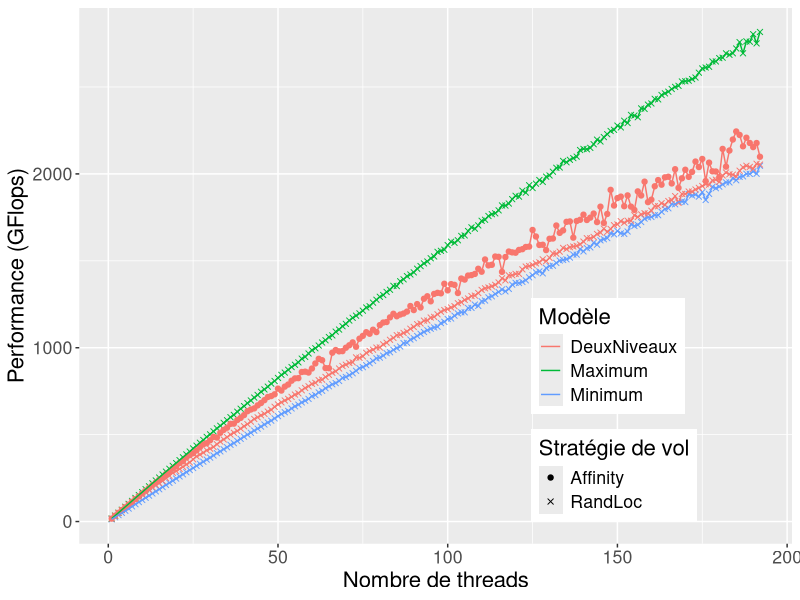
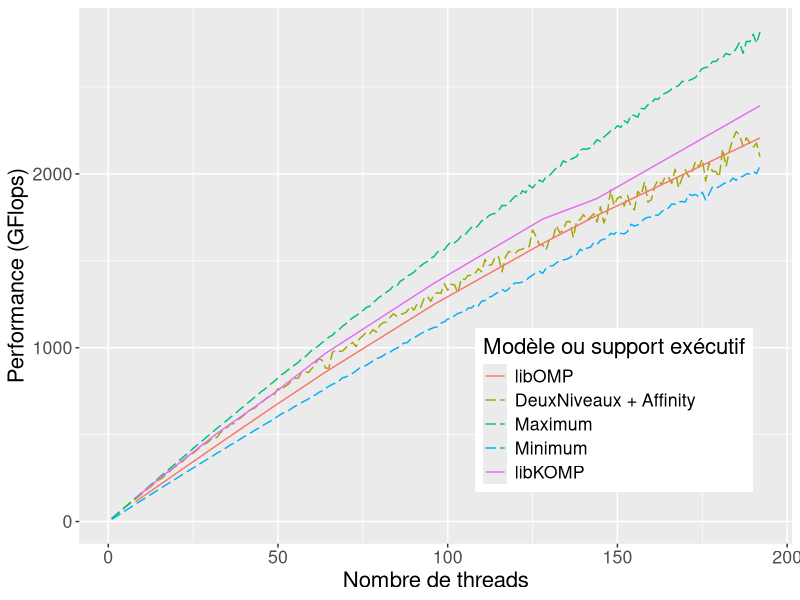
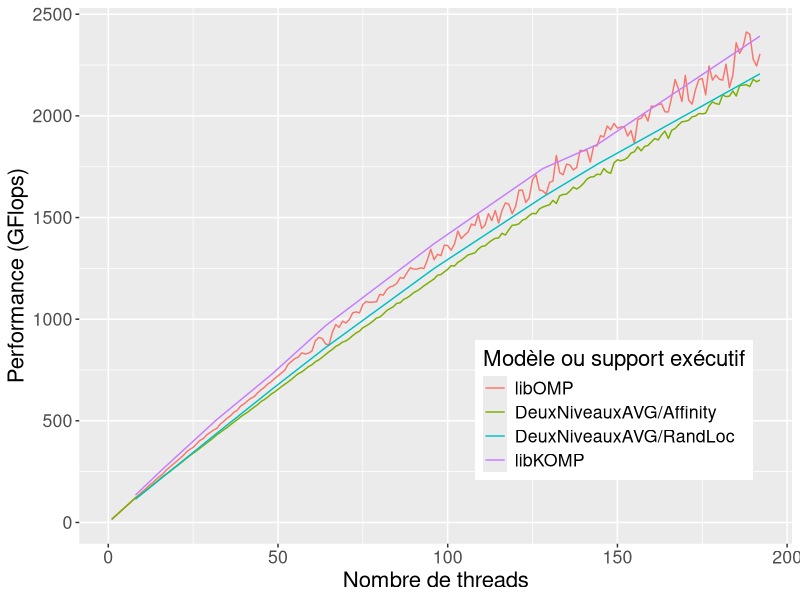
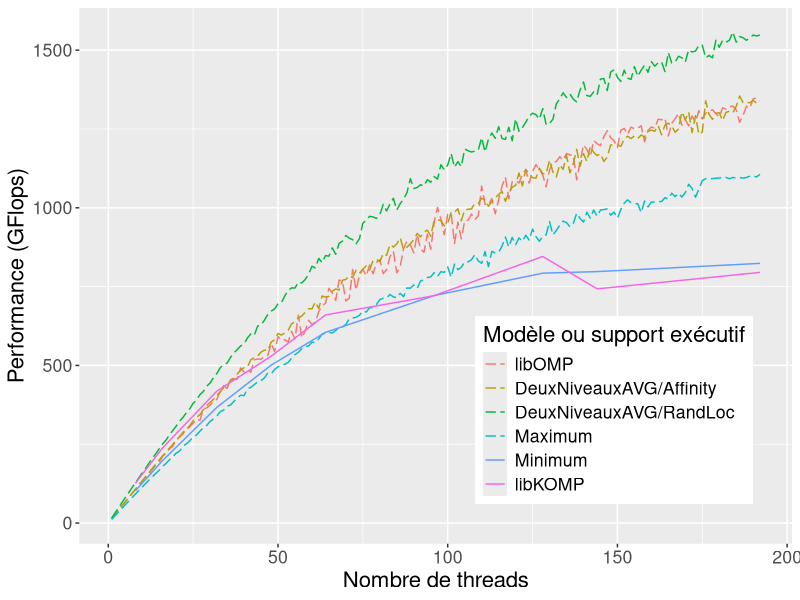
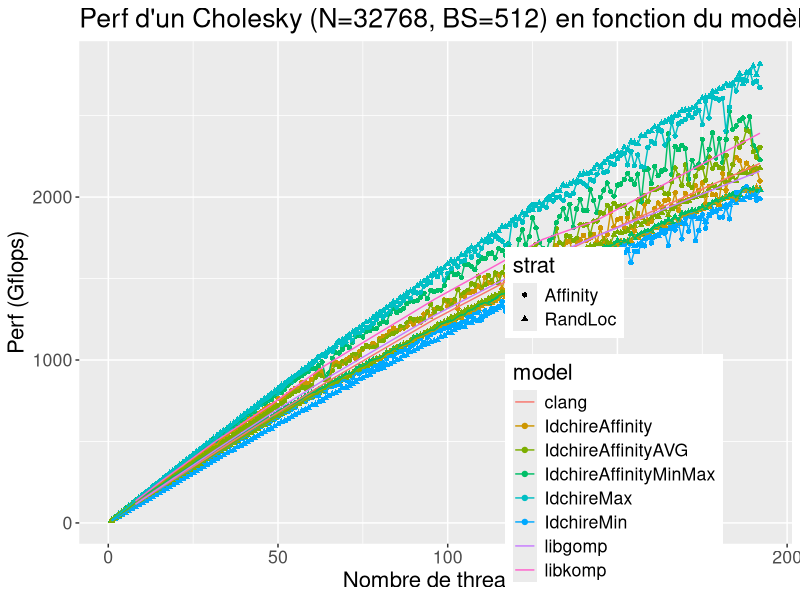
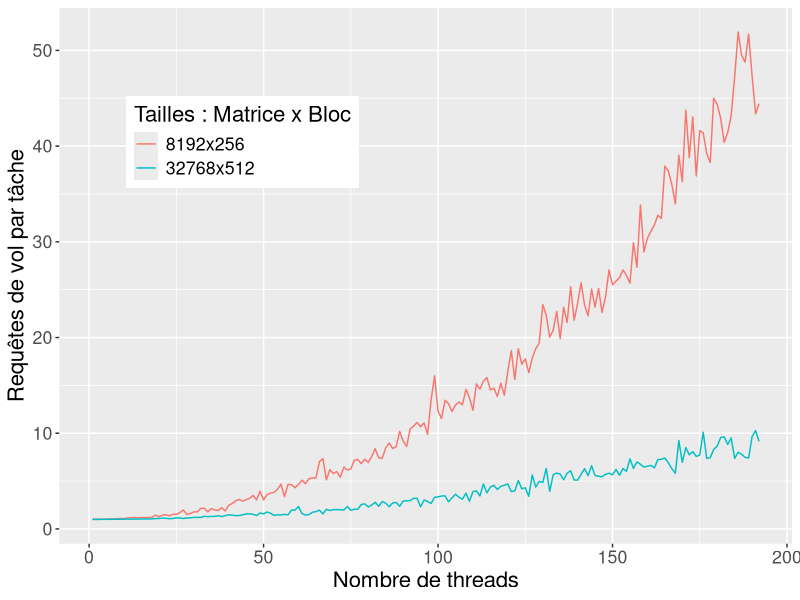

These charts were generated, in order, by the following R code:
library(ggplot2)

df = read.table("./all_data_simulateur.dat", header=TRUE)
df_8k = subset(df, size==8192)
df = subset(df, size==32768)
df_runtime = read.table("../kastors/all_data.dat", header=TRUE)
df_runtime_8k = subset(df_runtime, size == 8192 & blocksize == 256 & program == "dpotrf_taskdep")
df_runtime = subset(df_runtime, size == 32768 & blocksize == 512 & program == "dpotrf_taskdep")

df_steals = read.table("./all_data_steal_count.dat", header=TRUE)

pdf("simu_min_max_affinity_idchire.pdf", width = 10, height=6)

df_simu_min = subset(df, (model == "IdchireMin" & strat == "RandLoc")
                     | (model == "IdchireMax" & strat == "RandLoc")
                     | model == "IdchireAffinity")

myplot = ggplot(df_simu_min, aes(x=threads, y = gflops))
myplot = myplot + geom_point(aes(colour=model, shape=strat, group=interaction(model,strat)))
myplot = myplot + geom_line(aes(colour=model, group=interaction(model, strat)))
myplot = myplot + guides(colour = guide_legend(override.aes = list(shape = NA)))
#myplot = myplot + expand_limits(y=0)
myplot = myplot + theme(legend.position=c(0.75, 0.25), text = element_text(size=16))
myplot = myplot + scale_colour_discrete(name="Modèle", labels=c("DeuxNiveaux", "Maximum", "Minimum"))
myplot = myplot + scale_shape_manual(name="Stratégie de vol", values=c(19, 4))
#myplot = myplot + ggtitle("P d'un Cholesky (N=32768, BS=512) en fonction du modèle et strat.")
myplot = myplot + ylab("Performance (GFlops)")
myplot = myplot + xlab("Nombre de threads")

print(myplot)
dev.off()

pdf("simu_affinity_runtime_idchire.pdf", width = 10, height=6)

df_affinity = subset(df, (model == "IdchireAffinity" & strat == "Affinity")
                     | (model == "IdchireMin" & strat == "RandLoc")
                     | (model == "IdchireMax" & strat == "RandLoc"))

myplot = ggplot(df_affinity, aes(x=threads, y = gflops))
#myplot = myplot + geom_point(aes(colour=model, shape=strat, group=interaction(model,strat)))
myplot = myplot + geom_line(aes(colour=model, group=interaction(model, strat)), linetype = "longdash")
myplot = myplot + geom_line(data=subset(df_runtime, runtime=="clang" | runtime=="libkomp"), aes(colour=runtime))
myplot = myplot + guides(colour = guide_legend(override.aes = list(shape = NA)))
#myplot = myplot + expand_limits(y=0)
myplot = myplot + theme(legend.position=c(0.75, 0.25), text = element_text(size=16))
myplot = myplot + scale_colour_discrete(name="Modèle ou support exécutif", labels=c("libOMP", "DeuxNiveaux + Affinity", "Maximum", "Minimum", "libKOMP"))
#myplot = myplot + scale_shape_manual(name="Stratégie de vol", values=c(19, 4))
#myplot = myplot + ggtitle("P d'un Cholesky (N=32768, BS=512) en fonction du modèle et strat.")
myplot = myplot + ylab("Performance (GFlops)")
myplot = myplot + xlab("Nombre de threads")

print(myplot)
dev.off()

pdf("simu_affinity_avg_runtime_idchire.pdf", width = 10, height=6)

df_affinity_avg = subset(df, (model == "IdchireAffinityAVG"))

myplot = ggplot(df_affinity_avg, aes(x=threads, y = gflops))
#myplot = myplot + geom_point(aes(colour=model, shape=strat, group=interaction(model,strat)))
myplot = myplot + geom_line(aes(colour=interaction(model, strat), group=interaction(model, strat)))
myplot = myplot + geom_line(data=subset(df_runtime, runtime=="clang" | runtime=="libkomp"), aes(colour=runtime))
#myplot = myplot + geom_ribbon(data=subset(df_runtime, runtime=="clang" | runtime=="libkomp"), aes(colour=runtime, ymin=gflops-(2*std/iterations), ymax=gflops+(2*std/iterations)))
myplot = myplot + guides(colour = guide_legend(override.aes = list(shape = NA)), fill=guide_legend(override.aes=list(linetype=0, shape='')))
#myplot = myplot + expand_limits(y=0)
myplot = myplot + theme(legend.position=c(0.75, 0.25), text = element_text(size=16))
myplot = myplot + scale_colour_discrete(name="Modèle ou support exécutif", labels=c("libOMP", "DeuxNiveauxAVG/Affinity", "DeuxNiveauxAVG/RandLoc", "libKOMP"))
#myplot = myplot + scale_fill_manual(name="")
#myplot = myplot + scale_shape_manual(name="Stratégie de vol", values=c(19, 4))
#myplot = myplot + ggtitle("P d'un Cholesky (N=32768, BS=512) en fonction du modèle et strat.")
myplot = myplot + ylab("Performance (GFlops)")
myplot = myplot + xlab("Nombre de threads")

print(myplot)
dev.off()

pdf("simu_affinity_8k_runtime_idchire.pdf", width = 10, height=6)

#df_affinity_avg = subset(df_8k, (model == "IdchireAffinityAVG" | model == "IdchireMin" | model == "IdchireMax" | model == "IdchireTmp"))
df_affinity_avg = subset(df_8k, (model == "IdchireAffinityAVG" | model == "IdchireMin" | model == "IdchireMax"))

myplot = ggplot(df_affinity_avg, aes(x=threads, y = gflops))
#myplot = myplot + geom_point(aes(colour=model, shape=strat, group=interaction(model,strat)))
myplot = myplot + geom_line(aes(colour=interaction(model, strat), group=interaction(model, strat)), linetype="longdash")
myplot = myplot + geom_line(data=subset(df_runtime_8k, runtime=="clang" | runtime=="libkomp"), aes(colour=runtime))
myplot = myplot + guides(colour = guide_legend(override.aes = list(shape = NA)))
#myplot = myplot + expand_limits(y=0)
myplot = myplot + theme(legend.position=c(0.75, 0.25), text = element_text(size=16))
myplot = myplot + scale_colour_discrete(name="Modèle ou support exécutif", labels=c("libOMP", "DeuxNiveauxAVG/Affinity", "DeuxNiveauxAVG/RandLoc", "Maximum", "Minimum", "libKOMP"))
#myplot = myplot + scale_shape_manual(name="Stratégie de vol", values=c(19, 4))
#myplot = myplot + ggtitle("P d'un Cholesky (N=32768, BS=512) en fonction du modèle et strat.")
myplot = myplot + ylab("Performance (GFlops)")
myplot = myplot + xlab("Nombre de threads")

print(myplot)
dev.off()

pdf("simu_all_models_idchire.pdf", width = 10, height=6)

myplot = ggplot(df, aes(x=threads, y = gflops))
myplot = myplot + geom_point(aes(colour=model, shape=strat, group=interaction(model,strat)))
myplot = myplot + geom_line(aes(colour=model, group=interaction(model, strat)))
myplot = myplot + geom_line(data=df_runtime, aes(colour=runtime))
#myplot = myplot + expand_limits(y=0)
myplot = myplot + theme(legend.position=c(0.75, 0.25), text = element_text(size=16))
myplot = myplot + ggtitle("Perf d'un Cholesky (N=32768, BS=512) en fonction du modèle et strat.")
myplot = myplot + ylab("Perf (Gflops)")
myplot = myplot + xlab("Nombre de threads")

print(myplot)
dev.off()

pdf("simu_steal_visits_idchire.pdf", width = 10, height=6)

df_steals=subset(df_steals, strat=="Affinity")

myplot = ggplot(df_steals, aes(x=threads, y = steals_per_task))
#myplot = myplot + geom_point(aes(colour=factor(size)))
myplot = myplot + geom_line(aes(colour=factor(size)))
#myplot = myplot + geom_line(aes(colour=factor(size), y=visits_per_task/180))
#myplot = myplot + geom_line(data=df_runtime, aes(colour=runtime))
#myplot = myplot + expand_limits(y=0)
myplot = myplot + theme(legend.position=c(0.25, 0.75), text = element_text(size=16))
#myplot = myplot + ggtitle("Visites par tache")
myplot = myplot + scale_colour_discrete(name="Tailles : Matrice x Bloc", labels=c("8192x256", "32768x512"))
myplot = myplot + ylab("Requêtes de vol par tâche")
myplot = myplot + xlab("Nombre de threads")

print(myplot)
dev.off()
